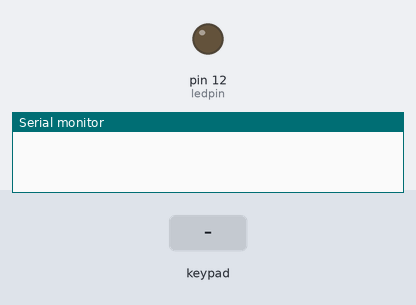
Bench run of a sketch on a simulated Arduino Uno, built with avr-gcc and run on an emulated ATmega328P. Parts: output pins drawn as LEDs (lit = HIGH), the last lines printed to the serial monitor. The test bench sets the inputs (shaded band).

Above: at 1.2 s.
1.3 s: keypad keys 5 6 7 8 # pressed 0.4 s apart
At 4.0 s:
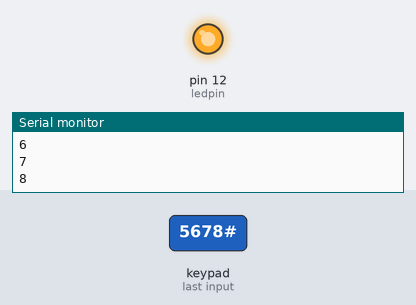
6.3 s: key 'A' pressed
7.8 s: key 'B' pressed
9.3 s: key 'C' pressed
Timing chart, 0 to 11.8 s (numbered marks = the images above; inputs shaded):
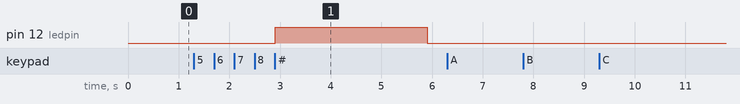

The sketch:

project_0_Keypad_LED.ino.ino
```cpp
#include <Keypad.h>

const byte ROWS = 4; //vier rijen
const byte COLS = 4; //vier kolommen

int ledpin  = 12;
//int buttonpin = 2;
byte rowPins[ROWS] = {6,5,4,3}; //pins rijen
byte colPins[COLS] = {10,9,8,7}; //cols rijen


int buttonState = 0;


char keys [ROWS][COLS] = {
  {'1','2','3','A'},
  {'4','5','6','B'},
  {'7','8','9','C'},
  {'*','0','#','D'}
};
//layout keypad

//keypad aanmaken (keypad object)
Keypad keypad = Keypad(makeKeymap(keys), colPins, rowPins, ROWS, COLS);

#define password_length 5 //voor 4 cijfers + een NULL
char pass[password_length] = "5678"; // hardcoded pincode
char passdata[password_length];     // array waar de invoer in weggezet wordt
byte data_index = 0, pass_index = 0;  //bijhouders voor de invoer


void setup() {
  pinMode(ledpin, OUTPUT);
  //pinMode(buttonpin, INPUT_PULLUP);

  Serial.begin(9600);

}

void loop() {

  /* led + button
  buttonState = digitalRead(buttonpin);

  if(buttonState == LOW){
    digitalWrite(ledpin, HIGH);
  }
  else{
    digitalWrite(ledpin, LOW);
  }

  */

   /* led for periode
   openLock(1);
   delay(1000);
   */


   char key = keypad.getKey();

   if(key != NO_KEY){
      if(key!='#'){
          if(data_index <= password_length){
            passdata[data_index] = key;     //bewaar ingevoerde karakter
            data_index++;
            Serial.println(key);
          }
          else if(key=='*'){
              clearData();
            }                         //dit is niet logisch NOELLE DENK NA DOE DIT FF LOGISCHER
          else{
            //Serial.println("error: invoer groter dan password");
          }
      }
      else if(key == '#'){
          if(!strcmp(passdata,pass)){  //er is geen plek waar ze verschillend zijn
            openLock(3);               //activeer deurmagneet gedurende 3 seconden
          }
          else{
            //Serial.println("error: verkeerd password")
          }

          clearData();                  //ingevoerde code verwijderen uit array
      }
      else{
        //Serial.println("error: something went wrong");
      }
   }
}

void openLock(int timelapse){

  //timelapse = seconden dat deurmagneet activeert

  while(timelapse != 0){
    //testblock met onboard led
    digitalWrite(ledpin, HIGH);
    timelapse--;
    delay(1000);
  }

  digitalWrite(ledpin, LOW);   //deurmagneet weer deactiveren
  return;
}

//clearData functie haalt alle characters uit de passdata array en zet data_index weer op 0
void clearData(){
  while (data_index !=0){
    passdata[data_index--]=0;
  }
  return;
}
```

Measured:
- after the input at 1.3 s, pin 12 (ledpin): LOW → HIGH after 1.6 s, → LOW 3.0 s later
